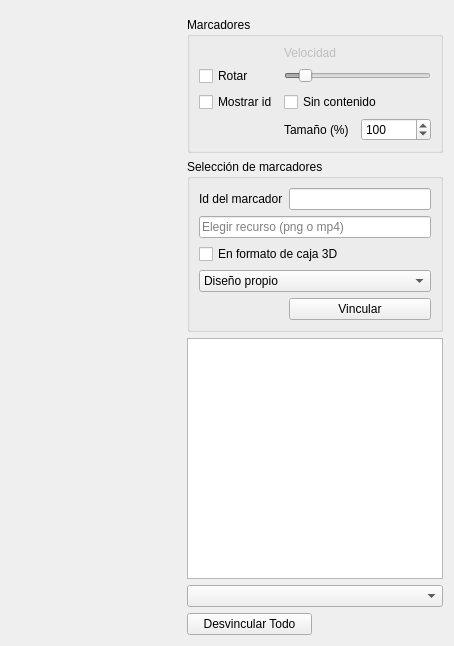
<?xml version="1.0" encoding="UTF-8"?>
<ui version="4.0">
 <class>Principal</class>
 <widget class="QWidget" name="Principal">
  <property name="geometry">
   <rect>
    <x>0</x>
    <y>0</y>
    <width>454</width>
    <height>646</height>
   </rect>
  </property>
  <property name="windowTitle">
   <string>Realidad Aumentada - UBP</string>
  </property>
  <layout class="QGridLayout" name="principalLayout">
   <item row="0" column="3" colspan="2">
    <widget class="Logo" name="appLogo" native="true"/>
   </item>
   <item row="4" column="3" colspan="2">
    <widget class="QComboBox" name="cbCamaras"/>
   </item>
   <item row="3" column="3" colspan="2">
    <widget class="QTextEdit" name="teMessages">
     <property name="focusPolicy">
      <enum>Qt::NoFocus</enum>
     </property>
    </widget>
   </item>
   <item row="2" column="3" colspan="2">
    <widget class="QGroupBox" name="groupBox">
     <property name="title">
      <string>Selección de marcadores</string>
     </property>
     <layout class="QGridLayout" name="gridLayout">
      <item row="2" column="0" colspan="2">
       <widget class="QCheckBox" name="cbFormatoCaja">
        <property name="focusPolicy">
         <enum>Qt::NoFocus</enum>
        </property>
        <property name="text">
         <string>En formato de caja 3D</string>
        </property>
       </widget>
      </item>
      <item row="4" column="1">
       <widget class="QPushButton" name="pbVincular">
        <property name="focusPolicy">
         <enum>Qt::NoFocus</enum>
        </property>
        <property name="text">
         <string>Vincular</string>
        </property>
       </widget>
      </item>
      <item row="0" column="0">
       <widget class="QLabel" name="label">
        <property name="text">
         <string>Id del marcador</string>
        </property>
       </widget>
      </item>
      <item row="0" column="1">
       <widget class="QLineEdit" name="leMarcadorId">
        <property name="focusPolicy">
         <enum>Qt::ClickFocus</enum>
        </property>
       </widget>
      </item>
      <item row="1" column="0" colspan="2">
       <widget class="MiQLineEdit" name="leRecurso">
        <property name="focusPolicy">
         <enum>Qt::NoFocus</enum>
        </property>
        <property name="placeholderText">
         <string>Elegir recurso (png o mp4)</string>
        </property>
       </widget>
      </item>
      <item row="3" column="0" colspan="2">
       <widget class="QComboBox" name="cbModelos">
        <property name="focusPolicy">
         <enum>Qt::NoFocus</enum>
        </property>
        <item>
         <property name="text">
          <string>Diseño propio</string>
         </property>
        </item>
        <item>
         <property name="text">
          <string>Casa</string>
         </property>
        </item>
        <item>
         <property name="text">
          <string>Hombre</string>
         </property>
        </item>
        <item>
         <property name="text">
          <string>Oil</string>
         </property>
        </item>
        <item>
         <property name="text">
          <string>Iphone</string>
         </property>
        </item>
       </widget>
      </item>
     </layout>
    </widget>
   </item>
   <item row="1" column="3" colspan="2">
    <widget class="QGroupBox" name="markersGroup">
     <property name="title">
      <string>Marcadores</string>
     </property>
     <layout class="QGridLayout" name="markersGroupLayout">
      <item row="1" column="1">
       <widget class="QLabel" name="rotationVelocityLabel">
        <property name="enabled">
         <bool>false</bool>
        </property>
        <property name="text">
         <string>Velocidad</string>
        </property>
       </widget>
      </item>
      <item row="2" column="0">
       <widget class="QCheckBox" name="rotateCheckBox">
        <property name="focusPolicy">
         <enum>Qt::NoFocus</enum>
        </property>
        <property name="text">
         <string>Rotar</string>
        </property>
       </widget>
      </item>
      <item row="2" column="1" colspan="2">
       <widget class="QSlider" name="rotationVelocitySlider">
        <property name="enabled">
         <bool>false</bool>
        </property>
        <property name="focusPolicy">
         <enum>Qt::NoFocus</enum>
        </property>
        <property name="minimum">
         <number>1</number>
        </property>
        <property name="maximum">
         <number>40</number>
        </property>
        <property name="value">
         <number>5</number>
        </property>
        <property name="orientation">
         <enum>Qt::Horizontal</enum>
        </property>
       </widget>
      </item>
      <item row="3" column="0">
       <widget class="QCheckBox" name="cbMostrarId">
        <property name="focusPolicy">
         <enum>Qt::NoFocus</enum>
        </property>
        <property name="text">
         <string>Mostrar id</string>
        </property>
       </widget>
      </item>
      <item row="3" column="1" colspan="2">
       <widget class="QCheckBox" name="cbSinContenido">
        <property name="focusPolicy">
         <enum>Qt::NoFocus</enum>
        </property>
        <property name="text">
         <string>Sin contenido</string>
        </property>
       </widget>
      </item>
      <item row="4" column="2">
       <widget class="QSpinBox" name="sbTamano">
        <property name="focusPolicy">
         <enum>Qt::NoFocus</enum>
        </property>
        <property name="minimum">
         <number>50</number>
        </property>
        <property name="maximum">
         <number>500</number>
        </property>
        <property name="singleStep">
         <number>5</number>
        </property>
        <property name="value">
         <number>100</number>
        </property>
       </widget>
      </item>
      <item row="4" column="1">
       <widget class="QLabel" name="label_2">
        <property name="text">
         <string>Tamaño (%)</string>
        </property>
       </widget>
      </item>
     </layout>
    </widget>
   </item>
   <item row="5" column="3">
    <widget class="QPushButton" name="pbDesvincular">
     <property name="text">
      <string>Desvincular Todo</string>
     </property>
    </widget>
   </item>
   <item row="0" column="0" rowspan="6" colspan="2">
    <widget class="Scene" name="scene" native="true">
     <property name="focusPolicy">
      <enum>Qt::StrongFocus</enum>
     </property>
    </widget>
   </item>
  </layout>
 </widget>
 <customwidgets>
  <customwidget>
   <class>MiQLineEdit</class>
   <extends>QLineEdit</extends>
   <header>miqlineedit.h</header>
  </customwidget>
  <customwidget>
   <class>Logo</class>
   <extends>QWidget</extends>
   <header>logo.h</header>
   <container>1</container>
  </customwidget>
  <customwidget>
   <class>Scene</class>
   <extends>QWidget</extends>
   <header>scene.h</header>
   <container>1</container>
  </customwidget>
 </customwidgets>
 <resources/>
 <connections/>
</ui>
